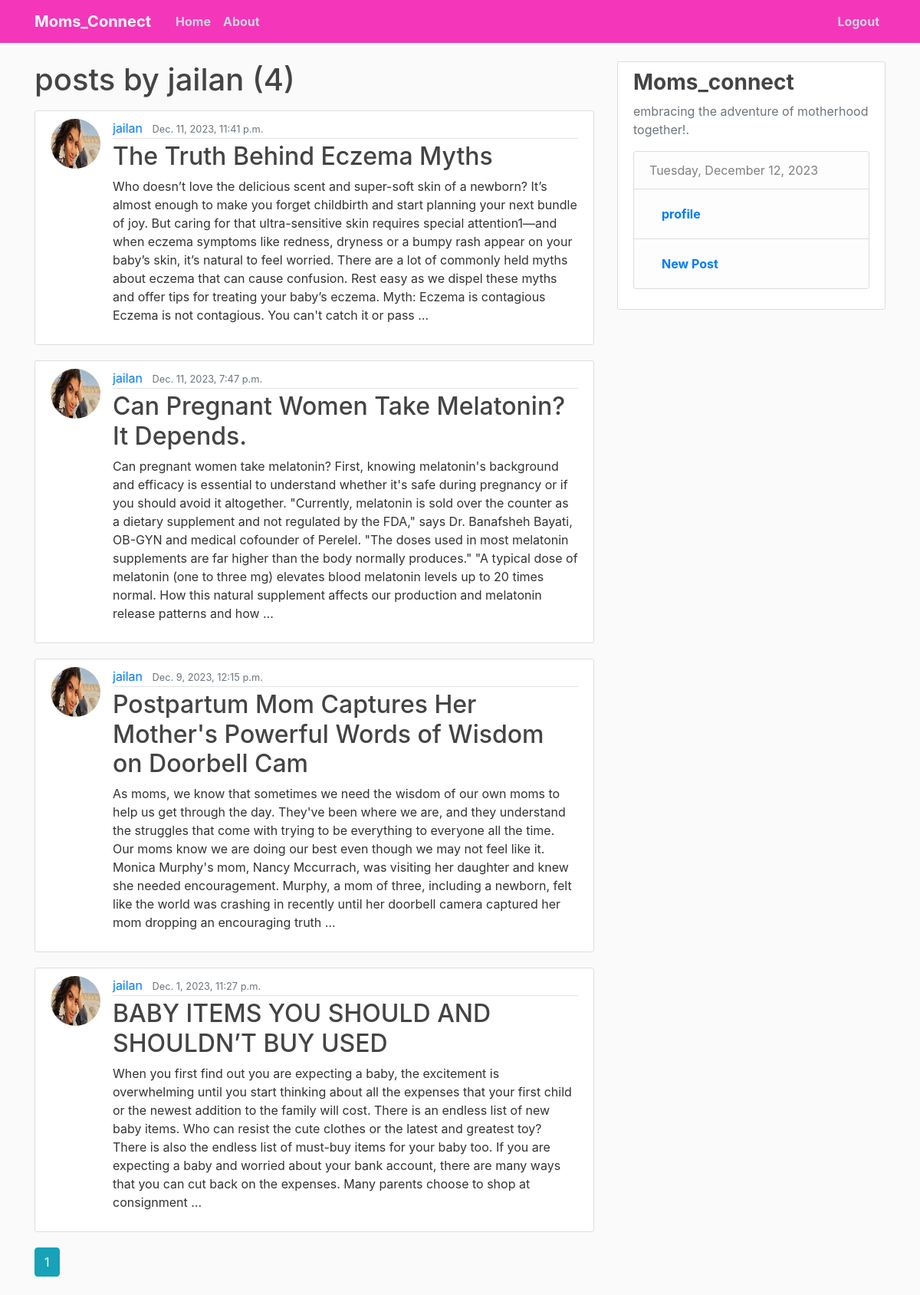
Screenshot of /user/jailan/ (signed in) with the database file from the repository.
### blog/models.py (models this page shows, shortened)
class Post(models.Model):
    title = models.CharField(max_length=200)
    content = models.TextField()
    date_posted = models.DateTimeField(default=timezone.now)
    author = models.ForeignKey(User, on_delete=models.CASCADE)

### users/models.py (models this page shows, shortened)
class Profile(models.Model):
    user = models.OneToOneField(User, on_delete=models.CASCADE)
    Bio = models.CharField(max_length=1000, blank=True)
    image = models.ImageField(default='default.jpg', upload_to='profile_photos')

### blog/views.py (the view)
# urls.py: path('user/<str:username>/', userPostListView.as_view(), name='blog-user-posts'),
class userPostListView(ListView):
    model = Post
    template_name = 'blog/user_posts.html'
    context_object_name = 'posts'
    paginate_by = 5
    def get_queryset(self):
        user = get_object_or_404(User, username=self.kwargs.get('username'))
        return Post.objects.filter(author=user).order_by('-date_posted')

### templates/blog/user_posts.html (shortened to what this page needs)
{% extends "base.html" %}
{% block content %}
<h1 class="mb-3">posts by {{ view.kwargs.username }} ({{ page_obj.paginator.count }})</h1>
    {% for post in posts %}
    <article class="media content-section">
      <img class="rounded-circle article-img" src="{{ post.author.profile.image.url }}">
        <div class="media-body">
          <div class="article-metadata">
            <a class="mr-2" href="{% url 'blog-user-posts' post.author.username %}">{{ post.author }}</a>
            <small class="text-muted">{{ post.date_posted }}</small>
          </div>
          <h2><a class="article-title" href="{% url 'blog-post-detail' post.id %}">{{ post.title }}</a></h2>
          <p class="article-content">{{ post.content|truncatewords:100|safe}}</p>
        </div>
    </article>
    {% endfor %}
    {% for num in page_obj.paginator.page_range %}
        {% if page_obj.number == num %}
          <a class="btn btn-info mb-4" href="?page={{ num }}">{{ num }}</a>
        {% elif num > page_obj.number|add:'-3' and num < page_obj.number|add:'3' %}
          <a class="btn btn-outline-info mb-4" href="?page={{ num }}">{{ num }}</a>
        {% endif %}
      {% endfor %}
{% endblock content %}

### Mommyblog/static/css/main.css (style rules this page uses)
body { background: #fafafa; color: #333333; margin-top: 5rem; }
h1, h2, h3, h4, h5, h6 { color: #444444; }
.content-section { background: #ffffff; padding: 10px 20px; border: 1px solid #dddddd; border-radius: 3px; margin-bottom: 20px; }
.article-title { color: #444444; }
.article-content { white-space: pre-line; }
.article-img { height: 65px; width: 65px; margin-right: 16px; }
.article-metadata { padding-bottom: 1px; margin-bottom: 4px; border-bottom: 1px solid #e3e3e3 }

### templates/base.html (style rules this page uses)
body { background-image: url("https://img.pikbest.com/backgrounds/20220119/mother-baby-gynecology-woman-pink_6245648.jpg!sw800"); background-size: cover; background-repeat: no-repeat; background-attachment: fixed; }

### rows the page displays
Post: author.profile.image (picture), author "jailan", date_posted "Dec. 11, 2023, 11:41 p.m.", title "The Truth Behind Eczema Myths", content "Who doesn’t love the delicious scent and super-soft skin of a newborn? It’s almost enough to make you forget childbirth and start planning your next bundle of joy. But caring for that ultra-sensitive skin requires special attention1—and when eczema symptoms like redness, dryness or a bumpy rash appear on your baby’s skin, it’s natural to feel worried. There are a lot of commonly held myths about eczema that can cause confusion. Rest easy as we dispel these myths and offer tips for treating your baby’s eczema. Myth: Eczema is contagious Eczema is not contagious. You can't catch it or pass …"
Post: author.profile.image (picture), author "jailan", date_posted "Dec. 11, 2023, 7:47 p.m.", title "Can Pregnant Women Take Melatonin? It Depends.", content "Can pregnant women take melatonin? First, knowing melatonin's background and efficacy is essential to understand whether it's safe during pregnancy or if you should avoid it altogether. \"Currently, melatonin is sold over the counter as a dietary supplement and not regulated by the FDA,\" says Dr. Banafsheh Bayati, OB-GYN and medical cofounder of Perelel. \"The doses used in most melatonin supplements are far higher than the body normally produces.\" \"A typical dose of melatonin (one to three mg) elevates blood melatonin levels up to 20 times normal. How this natural supplement affects our production and melatonin release patterns and how …"
Post: author.profile.image (picture), author "jailan", date_posted "Dec. 9, 2023, 12:15 p.m.", title "Postpartum Mom Captures Her Mother's Powerful Words of Wisdom on Doorbell Cam", content "As moms, we know that sometimes we need the wisdom of our own moms to help us get through the day. They've been where we are, and they understand the struggles that come with trying to be everything to everyone all the time. Our moms know we are doing our best even though we may not feel like it. Monica Murphy's mom, Nancy Mccurrach, was visiting her daughter and knew she needed encouragement. Murphy, a mom of three, including a newborn, felt like the world was crashing in recently until her doorbell camera captured her mom dropping an encouraging truth …"
Post: author.profile.image (picture), author "jailan", date_posted "Dec. 1, 2023, 11:27 p.m.", title "BABY ITEMS YOU SHOULD AND SHOULDN’T BUY USED", content "When you first find out you are expecting a baby, the excitement is overwhelming until you start thinking about all the expenses that your first child or the newest addition to the family will cost. There is an endless list of new baby items. Who can resist the cute clothes or the latest and greatest toy? There is also the endless list of must-buy items for your baby too. If you are expecting a baby and worried about your bank account, there are many ways that you can cut back on the expenses. Many parents choose to shop at consignment …"

### other values shown
{{ view.kwargs.username }} "jailan"
{{ page_obj.paginator.count }} "4"
{{ num }} "1"
